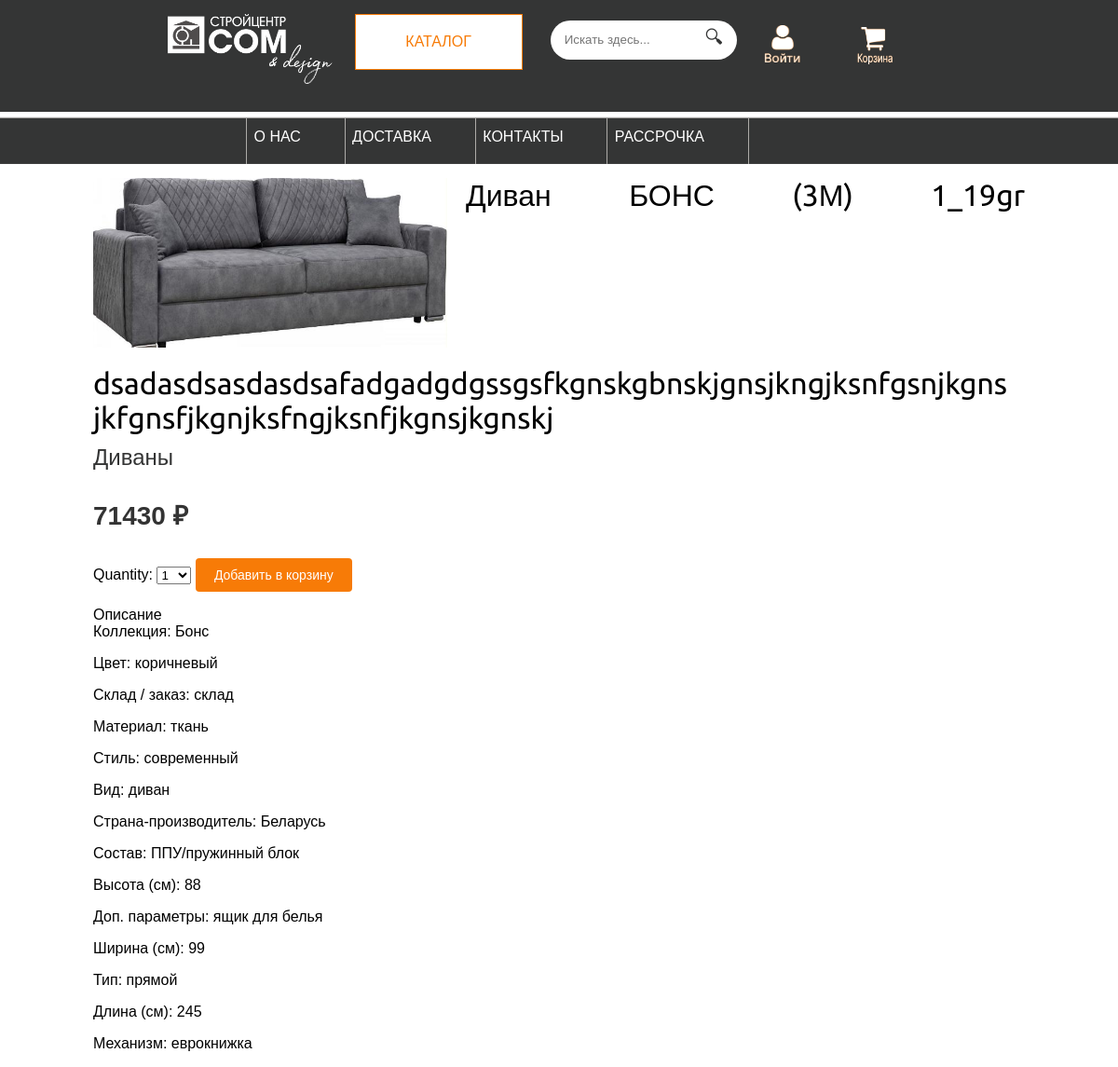
The page /1/divan-bons-3m-1_19gr/ on the database as committed earlier.
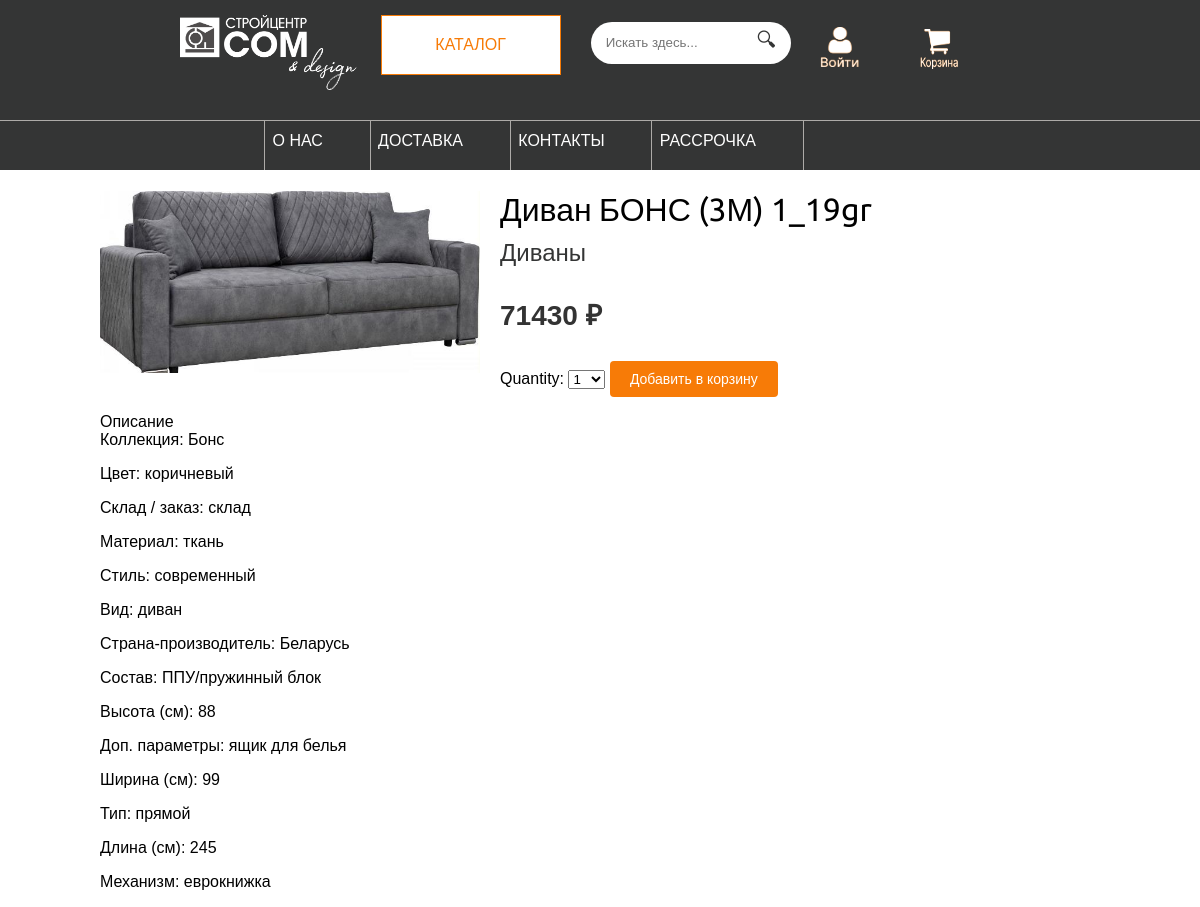
The same page on the database as committed later.
### shop/models.py (models this page shows, shortened)
class Product(models.Model):
    category = models.ForeignKey('Category',
                                 related_name='products',
                                 on_delete=models.CASCADE)
    name = models.CharField(max_length=200)
    slug = models.CharField(max_length=200)
    image = models.ImageField(upload_to='products/%Y/%m/%d',
                              blank=True)
    description = models.TextField(blank=True)
    price = models.IntegerField()
    available = models.BooleanField(default=True)
    created = models.DateTimeField(auto_now_add=True)
    updated = models.DateTimeField(auto_now=True)
    class Meta:
        ordering = ['name']
        indexes = [
            models.Index(fields=['id', 'slug']),
            models.Index(fields=['name']),
            models.Index(fields=['-created']),
        ]

class Category(models.Model):
    name = models.CharField(max_length=200)
    slug = models.SlugField(max_length=200,
                            unique=True)
    class Meta:
        ordering = ['name']
        indexes = [
            models.Index(fields=['name']),
        ]
        verbose_name = 'category'
        verbose_name_plural = 'categories'
    def __str__(self):
        return self.name
    def get_absolute_url(self):
        return reverse('shop:product_list_by_category',
                       args=[self.slug])

### shop/views.py (the view)
# urls.py: path('<int:id>/<slug:slug>/', views.product_detail,
def product_detail(request, id, slug):
    product = get_object_or_404(Product,
                                id=id,
                                slug=slug,
                                available=True)
    cart_product = AddProductForm()
    r = Recommender()
    recommended_products = r.suggest_products_for([product], 4)
    return render(request,
                  'shop/product/detail.html',
                  {'product': product,
                   'cart_product': cart_product,
                   'recommended_products': recommended_products})

### cart/forms.py
class AddProductForm(forms.Form):
    quantity = forms.TypedChoiceField(choices=PRODUCT_QUANTITY_CHOICES,
                                      coerce=int)
    override = forms.BooleanField(required=False,
                                  initial=False,
                                  widget=forms.HiddenInput)

### cart/cart.py (called while the page is built)
    def __len__(self):
        return sum(item['quantity'] for item in self.cart.values())

### cart/context_processors.py (called while the page is built)
def cart(request):
    cart = Cart(request)
    end = ''
    if len(cart) > 1:
        if len(cart) < 5:
            end = 'а'
        else:
            end = 'ов'
    return {'cart': Cart(request), 'end': end}

### shop/recommender.py (called while the page is built)
    def get_product_key(self, id):
        return f'product:{id}:purchased_with'

### shop/templates/shop/product/detail.html (shortened to what this page needs)
{% extends 'shop/base.html' %}
{% load static %}
{% block content %}
    <div class="product-detail">
        <img src="{% if product.image %}{{ product.image.url }}{% else %}{% static 'img/no_image.png' %}{% endif %}">
        <h1>{{ product.name }}</h1>
        <h2>
            <a href="{{ product.category.get_absolute_url }}">
                {{ product.category }}
            </a>
        </h2>
        <p class="price">{{ product.price }} ₽</p>
        <form action="{% url 'cart:cart_add' product.id %}" method="post">
            {{ cart_product }}
            <input type="submit" value="Добавить в корзину">
        </form>
        {{ product.description|linebreaks }}
    </div>
{% endblock %}

Rows that differ between the two databases and show on the page:
changed Product "Диваны": name "Диван БОНС (3М) 1_19gr dsadasdsasdasdsafadgadgdgssgsfkgnskgbnskjgnsjkngjksnfgsnjkgns jkfgnsfjkgnjksfngjksnfjkgnsjkgnskj" → "Диван БОНС (3М) 1_19gr"
